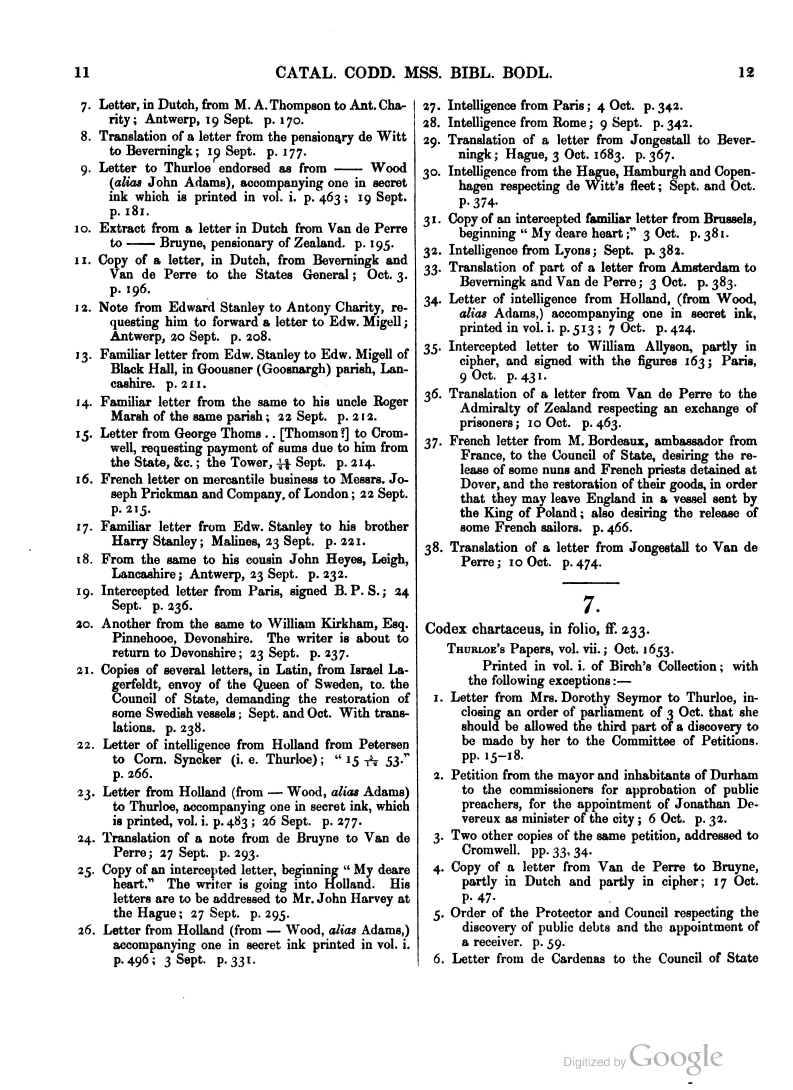
#> input picture vande-perre-1653/evidence-audit/sources/macray-n13.jpg, 4754 x 6537 px (shown at 1/6 size)
$ python -i transcribe.py   (imports and definitions only)
#> lines starting #> are read from the running program, lines starting #| are printed output that depends on the picture
"""Transcription tooling: the steps we did by hand for Ottobon and Debosnys, as commands.

    python -m cipherkit.transcribe layout  page.jpg -o f38r.layout.json [--crop l,t,r,b | --crop auto] [--rotate -3] [--scale 1.5]
    python -m cipherkit.transcribe strips  f38r.layout.json -o strips/
    python -m cipherkit.transcribe gaps    strips/f38r-L03.png [--min-gap 12] [--min-ink 0.02]
    python -m cipherkit.transcribe compare passA.json passB.json -o compare.json
    python -m cipherkit.transcribe consensus passA.json passB.json -o passC.json
    python -m cipherkit.transcribe review  f38r.layout.json passA.json -o review.html [--key key.json] [--compare compare.json]

layout     finds the text lines of a page by its horizontal ink profile and writes a layout file
           (crop, rotation, scale, one [top, bottom] band per line) plus a preview PNG with the
           bands drawn. Edit the bands by hand where the detector is wrong; the file is the record.
           `--crop auto` first finds the paper inside a dark frame (a photographed page), since the
           frame defeats both the deskew and the line finder; the box chosen is recorded.
strips     cuts one PNG per line and contact-sheet boards of four lines with labels, and writes a
           manifest with the source file's SHA-256 and every box, so a crop can be cited as evidence.
gaps       measures the word gaps in one line strip: the column runs with no ink between the first
           and last inked column, so a "|" in a transcription can be checked against the page.
compare    aligns two independent passes token by token per line (insertions and deletions do not
           cascade) and counts agreement, agreement through a `{a/b}` alternative, and disagreement.
consensus  writes a third pass: agreed tokens as they are, disagreements as `{a/b}`, tokens only one
           reader has as `{a/?}`. This is the input to the next reading round.
review     builds a self-contained HTML page: per line the strip, a chip per token with its key
           value if a key is given, disputed chips highlighted from a compare file.

Pass files are JSON `{"rows": [{"line": 1, "tokens": "d10 h40 {d53/d83} ?"}, ...]}` (the
Ottobon format) or plain text, one line of tokens per row, `#` for comments. `{a/b}` marks
alternatives, `?` an unread sign.

Never run this on images whose licence forbids
redistribution and then commit the strips; the manifest records where every pixel came from.
"""
from __future__ import annotations

import base64
import hashlib
import html
import io
import json
import os
import sys
from typing import NamedTuple

# ---------------------------------------------------------------- pass files

class Row(NamedTuple):
    line: int
    tokens: list[str]


# [156 lines left out: functions load_pass, save_pass, alternatives, tokens_match, align, compare and 1 more, not called in this run]


# ---------------------------------------------------------------- images

def _pil():
    from PIL import Image, ImageDraw, ImageOps
    return Image, ImageDraw, ImageOps


def sha256_file(path: str) -> str:
    h = hashlib.sha256()
    with open(path, "rb") as f:
        for chunk in iter(lambda: f.read(1 << 20), b""):
            h.update(chunk)
    return h.hexdigest()


def prepare(image, crop=None, rotate=0.0, scale=1.0):
    """Apply the layout's processing chain in a fixed order: crop, rotate, scale."""
    Image, _, _ = _pil()
    im = image
    if crop:
        im = im.crop(tuple(crop))
    if rotate:
        im = im.rotate(rotate, Image.Resampling.BICUBIC, expand=False, fillcolor="white")
    if scale and scale != 1:
        im = im.resize((round(im.width * scale), round(im.height * scale)), Image.Resampling.LANCZOS)
    return im


def _gray(image):
    """Grayscale, contrast-stretched copy: the form every measurement below works on."""
    _, _, ImageOps = _pil()
    return ImageOps.autocontrast(image.convert("L"))


def _split_level(g) -> int:
    """Threshold between paper and ink: midpoint of the two histogram mass centres, one pass."""
    hist = g.histogram()
    total = sum(hist)
    mean = sum(i * c for i, c in enumerate(hist)) / total
    low = [c for c in hist[: int(mean)]]
    high = hist[int(mean):]
    m_low = sum(i * c for i, c in enumerate(low)) / max(1, sum(low))
    m_high = sum((int(mean) + i) * c for i, c in enumerate(high)) / max(1, sum(high))
    return int((m_low + m_high) / 2)


def ink_profile(image, dark: int | None = None) -> list[float]:
    """Fraction of dark pixels in each pixel row of a grayscale image."""
    g = _gray(image)
    w, h = g.size
    px = g.load()
    if dark is None:
        dark = _split_level(g)
    return [sum(px[x, y] < dark for x in range(w)) / w for y in range(h)]


# [46 lines left out: functions _paper_run, page_bounds, not called in this run]


def _smooth(values: list[float], win: int) -> list[float]:
    out = []
    for y in range(len(values)):
        lo, hi = max(0, y - win), min(len(values), y + win + 1)
        out.append(sum(values[lo:hi]) / (hi - lo))
    return out


def _percentile(values: list[float], q: float) -> float:
    ranked = sorted(values)
    return ranked[min(len(ranked) - 1, int(q * len(ranked)))]


def _runs_above(values: list[float], cut: float) -> list[list[int]]:
    bands, start = [], None
    for y, v in enumerate(values + [-1.0]):
        if v >= cut and start is None:
            start = y
        elif v < cut and start is not None:
            bands.append([start, y])
            start = None
    return bands


def find_lines(profile: list[float], min_height: int = 8, min_gap: int = 3,
               threshold: float = 0.35, pad: int = 2, border: float = 0.85,
               expand: float = 0.45) -> list[list[int]]:
    """Bands [top, bottom] of text lines, in two stages. Rows darker than `border` (scan
    edges, binding shadow) are ignored. Stage one finds text blocks with heavy smoothing
    against the page's paper level. Stage two splits each block at its own valleys: the cut
    sits `threshold` of the way from the block's paper level (10th percentile) to its ink
    level (90th percentile), with light smoothing. Bands closer than `min_gap` merge; bands
    shorter than `min_height` are dropped. Run `deskew` first: a skew of one degree over a
    thousand pixels smears every valley."""
    if not profile:
        return []
    # Border rows (scan edges, binding shadow) and their neighbourhood: after deskewing, the
    # edge of the page is a ramp of partly dark rows, so mask a margin around every border row.
    margin = max(3, len(profile) // 50)
    prof = list(profile)
    for y, v in enumerate(profile):
        if v >= border:
            for k in range(max(0, y - margin), min(len(prof), y + margin + 1)):
                prof[k] = 0.0
    heavy = _smooth(prof, max(3, len(prof) // 200))
    paper = _percentile(heavy, 0.5)
    ink = _percentile(heavy, 0.95)
    if ink <= paper:
        return []
    blocks = [b for b in _runs_above(heavy, paper + 0.3 * (ink - paper)) if b[1] - b[0] >= min_height]
    light = _smooth(prof, max(1, len(prof) // 600))
    bands = []
    for top, bottom in blocks:
        seg = light[top:bottom]
        lo, hi = _percentile(seg, 0.10), _percentile(seg, 0.90)
        cut = lo + threshold * (hi - lo)
        for a, b in _runs_above(seg, cut):
            bands.append([top + a, top + b])
    merged = []
    for b in bands:
        if merged and b[0] - merged[-1][1] < min_gap:
            merged[-1][1] = b[1]
        else:
            merged.append(b)
    # A text line never touches the scan edge; a band that does is the page border.
    crests = [b for b in merged if b[1] - b[0] >= min_height and b[0] > 0 and b[1] < len(prof)]
    if not crests:
        return []
    # A crest is the dense core of a line. Widen each to the midpoint of the gap on either
    # side (capped at `expand` of the median pitch) so strips keep ascenders, descenders and
    # superscript numbers, which is what a transcriber needs to see.
    pitches = [b[0] - a[0] for a, b in zip(crests, crests[1:])]
    pitch = sorted(pitches)[len(pitches) // 2] if pitches else (crests[0][1] - crests[0][0]) * 2
    cap = int(expand * pitch)
    out = []
    for k, (t, b) in enumerate(crests):
        up = (t - crests[k - 1][1]) // 2 if k else cap
        down = (crests[k + 1][0] - b) // 2 if k + 1 < len(crests) else cap
        out.append([max(0, t - min(cap, up) - pad), min(len(prof), b + min(cap, down) + pad)])
    return out


def deskew(image, limit: float = 4.0, step: float = 0.25) -> float:
    """Rotation (degrees, counter-clockwise positive as PIL uses it) that makes the ink
    profile sharpest: the angle maximising the profile's variance, searched on a copy no
    wider than 600 px. A skewed page smears line valleys into one block."""
    Image, _, _ = _pil()
    g = image.convert("L")
    if g.width > 600:
        g = g.resize((600, round(g.height * 600 / g.width)), Image.Resampling.BILINEAR)
    # Central 70 % only: scan borders and the white corners that rotation brings in would
    # otherwise dominate the variance and push the search to its limit.
    w, h = g.size
    g = g.crop((int(0.15 * w), int(0.15 * h), int(0.85 * w), int(0.85 * h)))
    best, best_var = 0.0, -1.0
    n = int(round(2 * limit / step)) + 1
    for k in range(n):
        ang = -limit + k * step
        prof = ink_profile(prepare(g, None, ang, 1.0))
        prof = [0.0 if v >= 0.85 else v for v in prof]
        mean = sum(prof) / len(prof)
        var = sum((v - mean) ** 2 for v in prof) / len(prof)
        if var > best_var:
            best, best_var = ang, var
    return best


def layout(image_path: str, crop=None, rotate: float | None = None, scale=1.0,
           label: str | None = None, **kw) -> dict:
    """rotate=None means deskew automatically; pass 0.0 to keep the page as it is. crop is a
    box (l, t, r, b), None for the whole image, or "auto" to take page_bounds of the source
    (the paper inside a dark photograph frame); the box used is recorded in processing["crop"]."""
#> called with scale = 1
    Image, _, _ = _pil()
    src = Image.open(image_path)
#> src is the input picture: PIL image 4754x6537 L; min 0, max 255, mean 224.9
    if crop == "auto":
        crop = list(page_bounds(src))
    if rotate is None:
        rotate = deskew(src.crop(tuple(crop)) if crop else src)
#> in deskew, `g = g.resize((600, round(g.height * 600 / g.width)), Image.Resampling...`:
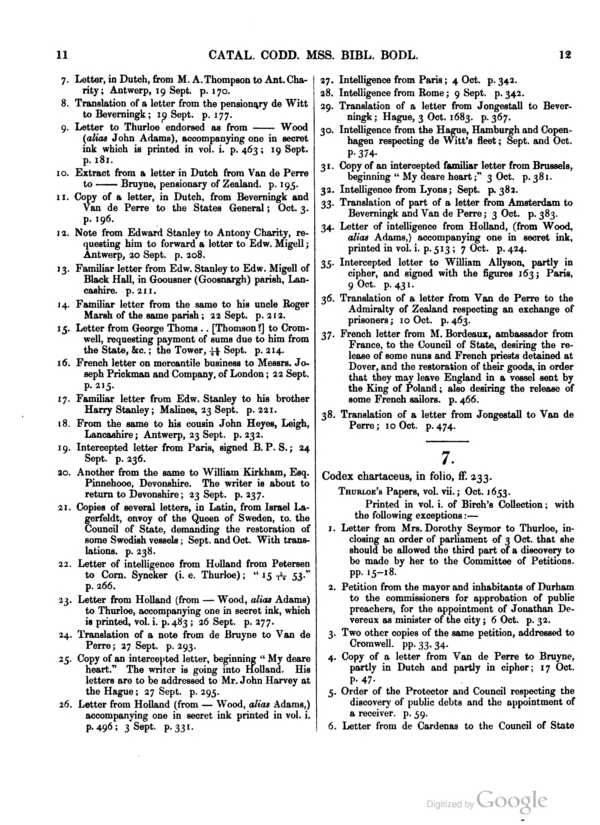
#> g: PIL image 600x825 L; min 0, max 255, mean 224.9
#> in deskew, `g = g.crop((int(0.15 * w), int(0.15 * h), int(0.85 * w), int(0.85 * h)))`:
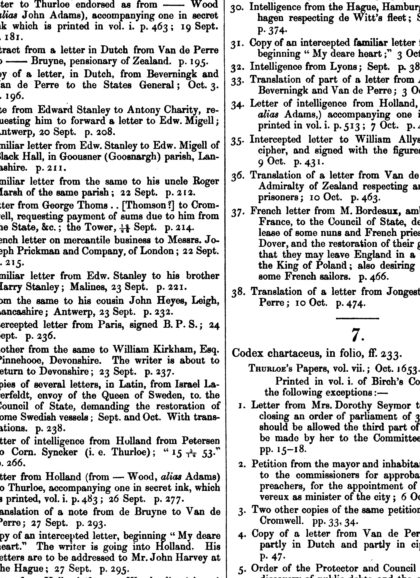
#> g: PIL image 420x578 L; min 0, max 255, mean 209.8
#> the loop in deskew, `for k in range(n):` made 33 passes
#> (mean, dark in ink_profile, var, best, best_var) on passes 1 to 12: (0.25, 181, 0.00659, -4, 0.00659), (0.25, 181, 0.00684, -3.75, 0.00684), (0.251, 181, 0.00753, -3.5, 0.00753), (0.251, 181, 0.00789, -3.25, 0.00789), (0.253, 181, 0.00856, -3, 0.00856), (0.253, 181, 0.00931, -2.75, 0.00931), (0.254, 181, 0.0106, -2.5, 0.0106), (0.255, 181, 0.0123, -2.25, 0.0123), (0.256, 181, 0.0148, -2, 0.0148), (0.256, 181, 0.0177, -1.75, 0.0177), (0.257, 181, 0.0204, -1.5, 0.0204), (0.257, 181, 0.0226, -1.25, 0.0226)
#> (mean, dark in ink_profile, var) on passes 17, 19, 20, 21, 22, 23: (0.245, 180, 0.0254), (0.261, 181, 0.0256), (0.259, 181, 0.0248), (0.257, 180, 0.0233), (0.258, 181, 0.0219), (0.258, 181, 0.0191)
#> pass 1, in prepare, `im = im.rotate(rotate, Image.Resampling.BICUBIC, expand=False, fillcol..`:
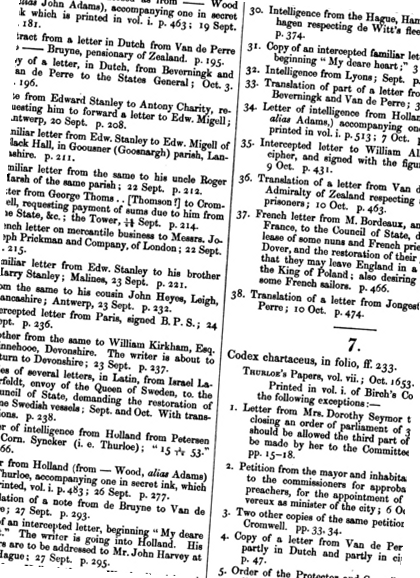
#> im: PIL image 420x578 L; min 0, max 255, mean 210.5
#> pass 2, in prepare (call 2), `im = im.rotate(rotate, Image.Resampling.BICUBIC, expand=False, fillcol..`:
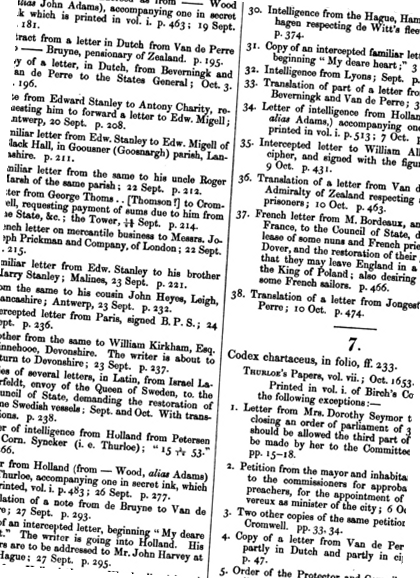
#> im: PIL image 420x578 L; min 0, max 255, mean 210.4
#> pass 3, in prepare (call 3), `im = im.rotate(rotate, Image.Resampling.BICUBIC, expand=False, fillcol..`:
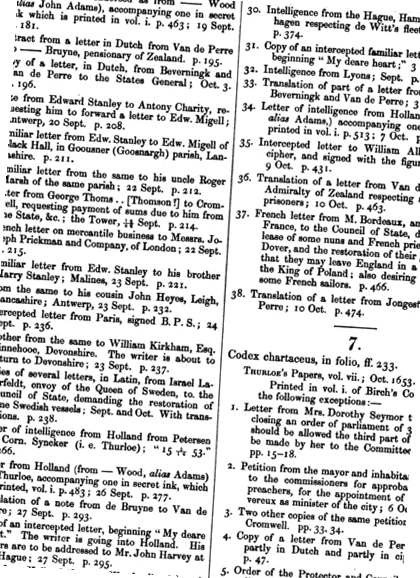
#> im: PIL image 420x578 L; min 0, max 255, mean 210.3
#> after the loop in deskew, `for k in range(n):`: best = 0.25; best_var = 0.0266
#> rotate = 0.25
    im = prepare(src, crop, rotate, scale)
#> in prepare (call 34), `im = im.rotate(rotate, Image.Resampling.BICUBIC, expand=False, fillcol..`:
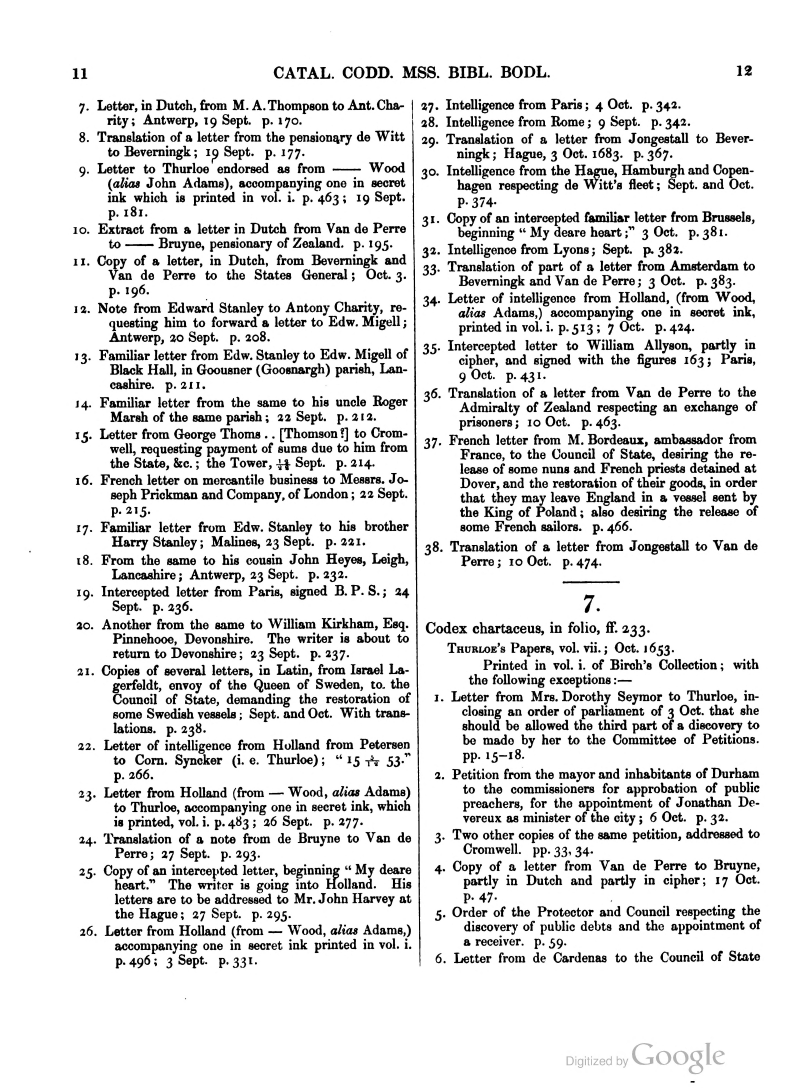
#> im: PIL image 4754x6537 L (shown at 1/6 size); min 0, max 255, mean 224.8
    bands = find_lines(ink_profile(im), **kw)
#> in find_lines, `margin = max(3, len(profile) // 50)`: margin = 130
#> in find_lines, `prof = list(profile)`: prof = 6537 values, max 0.432 at index 1017, min 0 at index 0, mean 0.119
#> the loop in _smooth, `for y in range(len(values)):` made 6537 passes
#> lo on passes 1 to 3: 0, 0, 0
#> after the loop in _smooth, `for y in range(len(values)):`: out = 6537 values, max 0.265 at index 830, min 0 at index 0, mean 0.119
#> in find_lines, `heavy = _smooth(prof, max(3, len(prof) // 200))`: heavy has the same summary as out in _smooth
#> in _percentile, `ranked = sorted(values)`: ranked = 6537 values from 0 to 0.265
#> in find_lines, `paper = _percentile(heavy, 0.5)`: paper = 0.131
#> in find_lines, `ink = _percentile(heavy, 0.95)`: ink = 0.228
#> after the loop in _runs_above, `for y, v in enumerate(values + [-1.0]):`: bands = 36 pairs, first value 611 to 5549, second value 664 to 5603
#> in find_lines, `blocks = [b for b in _runs_above(heavy, paper + 0.3 * (ink - paper)) i..`: blocks = 34 pairs, first value 611 to 5549, second value 664 to 5603
#> the loop in _smooth (call 2), `for y in range(len(values)):` made 6537 passes
#> the loop in find_lines, `for top, bottom in blocks:` made 34 passes
#> (top, bottom) on passes 1 to 12: (611, 664), (722, 746), (804, 864), (993, 1058), (1075, 1139), (1300, 1327), (1349, 1414), (1471, 1502), (1556, 1687), (1824, 1905), (1920, 1966), (2090, 2191)
#> the loop in find_lines, `for b in bands:` made 40 passes
#> b on passes 1 to 12: [619, 658], [727, 746], [814, 856], [1003, 1046], [1089, 1131], [1301, 1312], [1316, 1323], [1363, 1407], [1471, 1495], [1560, 1621], [1661, 1683], [1841, 1894]
#> the loop in find_lines, `for k, (t, b) in enumerate(crests):` made 37 passes
    return {
        "label": label or os.path.splitext(os.path.basename(image_path))[0],
        "source": image_path,
        "source_sha256": sha256_file(image_path),
        "source_size": list(Image.open(image_path).size),
        "processing": {"crop": list(crop) if crop else None, "rotate": rotate, "scale": scale,
                       "order": "crop, rotate about centre, scale"},
        "processed_size": [im.width, im.height],
        "lines": bands,
        "note": "Bands are [top, bottom] in processed coordinates. Edit by hand where the detector is wrong.",
    }


# [236 lines left out: functions draw_preview, strips, gaps, _inked_span, review, _box and 1 more, not called in this run]


# [2 lines not run here, left out]

>>> result = layout('../vande-perre-1653/evidence-audit/sources/macray-n13.jpg')
